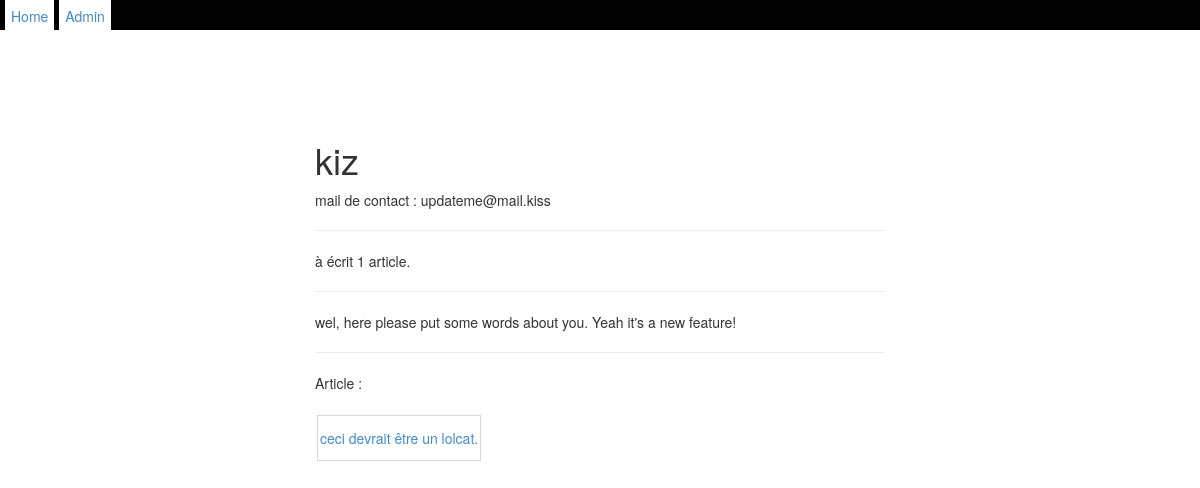
The app's page /blog/author/4/ with its own data.
### blog/models.py (models this page shows, shortened)
class Author_blog(models.Model):
    main_name = models.CharField(max_length=200)
    mail = models.EmailField()
    count_article = models.IntegerField(default = 0)
    img = models.ImageField(upload_to = '/img/authors')
    text = models.TextField()

class Article(models.Model):
    draft = models.BooleanField(default="true")
    text = models.TextField()
    short = models.CharField(max_length = 200)
    pub_date = models.DateTimeField('date de publication')
    author = models.ForeignKey(Author_blog)
    main_name = models.CharField(max_length=150)
    tags = models.ManyToManyField(Tag)

### blog/views.py (the view)
# urls.py: url(r'^author/(?P<author_id>\d+)/$', views.author, name='author'),
def author(request, author_id):
	author = Author_blog.objects.get(id = author_id)
	articles = Article.objects.filter(author = author_id, draft=0)
	context = {'author' : author, 'articles' : articles}
	return render(request, 'blog/author.html', context)

### blog/templates/blog/author.html (shortened to what this page needs)
{% extends "base.html" %}
{% block content %}
<div class="col-md-6 center-block" id="wrapper">
	<h1>{{author.main_name}}</h1>
	<div>
		mail de contact : {{ author.mail }} <hr>
		à écrit {{author.count_article}} article{{ author.count_article|pluralize }}. <hr>
	</div>
	<div id="bio">
		{{ author.text }}
	</div>
	<hr>
	<span>Article{{ author.count_article|pluralize }} : <br></span>
	 {% for a in articles %}
		<div class="articles-lnk">
		<a href="{% url 'blog:detail' a.id %}">{{a.main_name}}</a>
		</div>
	{% endfor %}
</div>
{% endblock content %}

### blog/static/style.css (style rules this page uses)
ul, li, span { margin: 0; padding: 0; }
body { margin-top: 35px; }
#wrapper { float:none; margin-top: 140px; }
.articles-lnk a { float: left; min-height: 40px; line-height: 40px; padding: 2px; margin:2px; border:1px solid rgba(184, 184, 184, 0.55); vertical-align: center; }

### records on screen
Author_blog: main_name "kiz", mail "updateme@mail.kiss", count_article "1", text "wel, here please put some words about you. Yeah it's a new feature!"
Article: main_name "ceci devrait être un lolcat."
